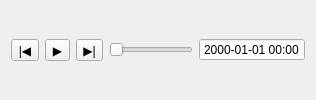
<?xml version="1.0" encoding="UTF-8"?>
<ui version="4.0">
 <class>PostTimeToolbar</class>
 <widget class="QWidget" name="PostTimeToolbar">
  <property name="windowTitle">
   <string>mHM post time</string>
  </property>
  <layout class="QVBoxLayout" name="verticalLayout_PostTimeToolbar">
   <property name="leftMargin">
    <number>2</number>
   </property>
   <property name="topMargin">
    <number>2</number>
   </property>
   <property name="rightMargin">
    <number>2</number>
   </property>
   <property name="bottomMargin">
    <number>2</number>
   </property>
   <item>
    <widget class="QWidget" name="widget_postTime">
     <layout class="QHBoxLayout" name="horizontalLayout_postTime">
      <item>
       <widget class="QToolButton" name="toolButton_postStepBack">
        <property name="toolTip">
         <string>Previous output interval</string>
        </property>
        <property name="text">
         <string>|◀</string>
        </property>
       </widget>
      </item>
      <item>
       <widget class="QToolButton" name="toolButton_postPlay">
        <property name="toolTip">
         <string>Play through the period</string>
        </property>
        <property name="text">
         <string>▶</string>
        </property>
        <property name="checkable">
         <bool>true</bool>
        </property>
       </widget>
      </item>
      <item>
       <widget class="QToolButton" name="toolButton_postStepForward">
        <property name="toolTip">
         <string>Next output interval</string>
        </property>
        <property name="text">
         <string>▶|</string>
        </property>
       </widget>
      </item>
      <item>
       <widget class="QSlider" name="horizontalSlider_postTime">
        <property name="orientation">
         <enum>Qt::Horizontal</enum>
        </property>
       </widget>
      </item>
      <item>
       <widget class="QDateTimeEdit" name="dateTimeEdit_postTime">
        <property name="toolTip">
         <string>The start of the shown output interval</string>
        </property>
        <property name="readOnly">
         <bool>true</bool>
        </property>
        <property name="buttonSymbols">
         <enum>QAbstractSpinBox::NoButtons</enum>
        </property>
        <property name="displayFormat">
         <string>yyyy-MM-dd HH:mm</string>
        </property>
       </widget>
      </item>
     </layout>
    </widget>
   </item>
  </layout>
 </widget>
 <resources />
 <connections />
</ui>
